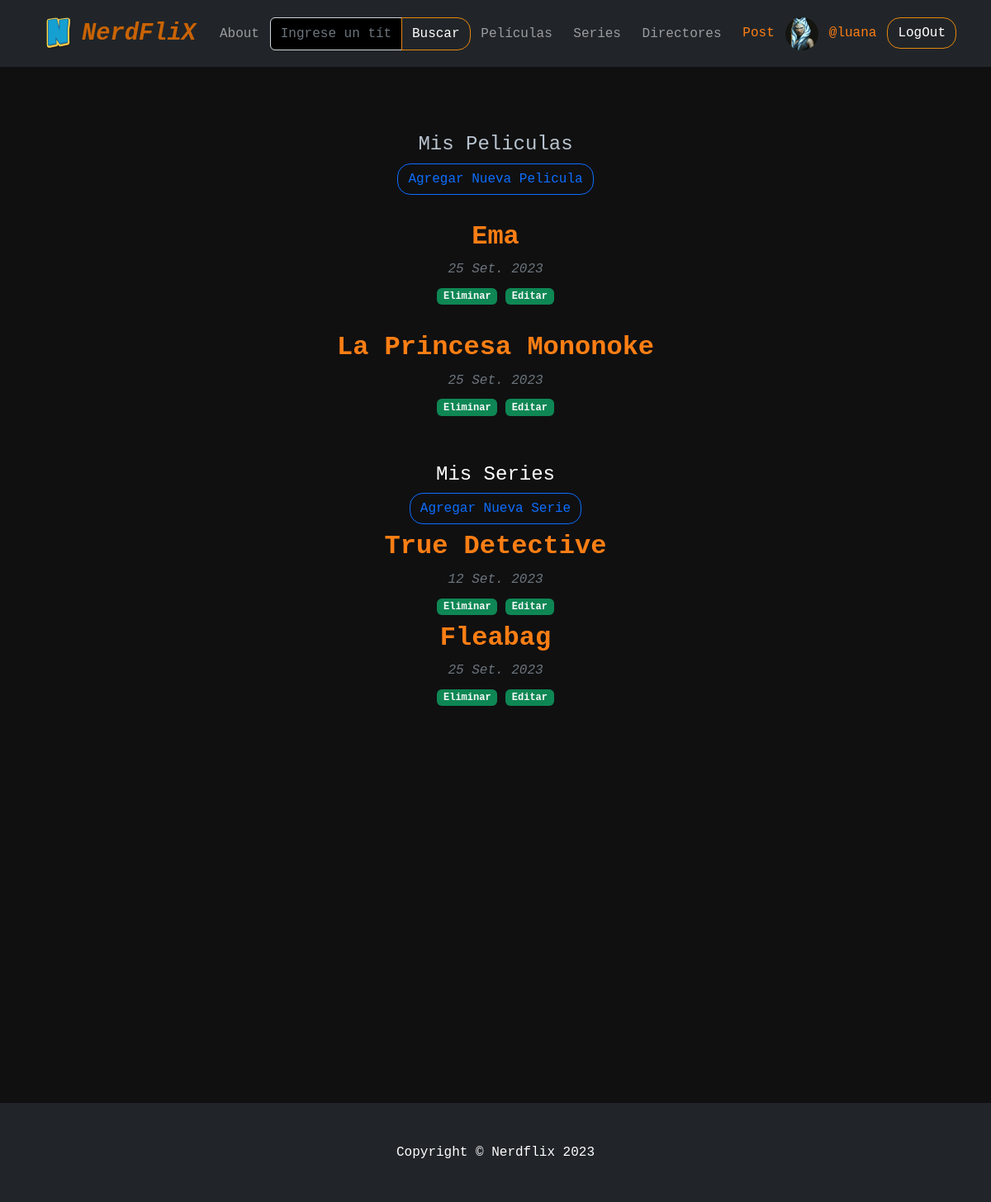
Screenshot of /user-post-lista/ (signed in) with the database file from the repository.
### AppCoder/models.py (models this page shows, shortened)
class Perfil(models.Model):
    user =models.OneToOneField(User,on_delete=models.CASCADE)
    avatar=models.ImageField(null=True,blank=True)
    imagen=models.ImageField(null=True,blank=True)
    bio=models.TextField(null=True,blank=True)
    fecha_nac = models.DateField(null=True,blank=True,verbose_name='Fecha de nacimiento')
    ciudad=models.CharField(max_length=200,null=True,blank=True)
    pais=models.CharField(max_length=200,null=True,blank=True)
    web=models.URLField(max_length=200,null=True,blank=True)
    redes=models.URLField(max_length=200,null=True,blank=True)

class Peliculas(models.Model):
    titulo =models.CharField(max_length=50)
    slug = models.SlugField(unique=True,null=True)
    fecha_creacion=models.DateField(auto_now_add=True)
    genero= models.ManyToManyField(Generos)
    año=models.IntegerField(blank=True,null=True)
    director = models.ForeignKey(Directores,on_delete=models.CASCADE,null=True)
    reseña = models.TextField(null=True)
    autor_reseña= models.ForeignKey(User,on_delete=models.CASCADE,null=True)
    cover = models.ImageField(null=True)
    imagen = models.ImageField(null=True )
    video_link = EmbedVideoField(blank=True,null=True)
    destacada= models.BooleanField(default=False)

class Series(models.Model):
    titulo =models.CharField(max_length=50)
    slug = models.SlugField(unique=True,null=True)
    fecha_creacion=models.DateField(auto_now_add=True)
    genero= models.ManyToManyField(Generos)
    año=models.IntegerField(null=True)
    temporadas= models.IntegerField(null=True)
    reseña = models.TextField(null=True)
    autor_reseña= models.ForeignKey(User,on_delete=models.CASCADE,null=True)
    cover = models.ImageField(null=True)
    imagen = models.ImageField(null=True)
    video_link = EmbedVideoField(blank=True,null=True)
    destacada= models.BooleanField(default=False)

### AppCoder/views.py (the view)
# urls.py: path('user-post-lista/', UserPostLista.as_view(),name='userPostLista'),
class UserPostLista(ListView):
    model= User
    template_name= 'AppCoder/user_post_lista.html'
    context_object_name = 'peliculas'
    context_object_name = 'series'
    def get_context_data(self, **kwargs):
        query= self.request.user.id
        context = super().get_context_data(**kwargs)
        context['peliculas']=Peliculas.objects.filter(autor_reseña_id=query)
        context['series']=Series.objects.filter(autor_reseña_id=query)
        return context

### AppCoder/context_processors.py (called while the page is built)
def generos_contexto(request):
    generos=Generos.objects.all()
    return {
        'generos':generos
    }

### AppCoder/templates/AppCoder/user_post_lista.html (shortened to what this page needs)
{% extends "Base.html" %}
{% block contenidoQueCambia %}
<br>
<br>
<br>
<div class="page-header d-flex align-items-center">
    <div class="container position">
      <div class="row justify-content-center">
          <div class="col-lg-6 ">
            <div class="text-decoration-none text-center">
                <div class="header"><h4>Mis Peliculas</h4></div>
                <a class=" btn btn-outline-primary" href="{% url 'peliculasFormulario' %}" ><h8>Agregar Nueva Pelicula</h8></a>
            </div>
            <br>
        {% for pelicula in peliculas %}
    <div class="text-decoration-none text-center">
            <h2><a class="fw-bolder mb-1" href="{% url 'peliculas_detalle' pelicula.slug %}">{{ pelicula.titulo }}</a></h2>
            <div class="text-muted fst-italic mb-2"> {{ pelicula.fecha_creacion}} </div>
            <div type="button" class="badge bg-secondary text-decoration-none link-light"data-bs-toggle="modal" data-bs-target="#exampleModal{{pelicula.id}}">
                Eliminar
            </div>
            <a class="badge bg-secondary text-decoration-none link-light" href="{% url 'EditarPeliculas' pelicula.id %}">Editar </a>
            <br>
            <br>
        {% endfor %}
        <br>
            <div class=" text-white text-center" >
                <div class="card-header"><h4>Mis Series</h4></div>
                <a class=" btn btn-outline-primary" href="{% url 'seriesFormulario' %}"><h8>Agregar Nueva Serie</h8></a>
            </div>
        {% for serie in series %}
        <h2><a class="fw-bolder mb-1" href="{% url 'series_detalle' serie.slug %}">{{ serie.titulo }}</a></h2>
        <div class="text-muted fst-italic mb-2"> {{ serie.fecha_creacion}}</div>
       <div type="button" class="badge bg-secondary  link-light"data-bs-toggle="modal" data-bs-target="#exampleModal{{serie.id}}">
            Eliminar
        </div>
        <a class="badge bg-secondary text-decoration-none link-light" href="{% url 'EditarSeries' serie.id %}">Editar </a>
        <br>
        {% endfor %}
    </div>
</div>
        </div>
      </div>
    </div>
</div>
<br>
<br>
<br>
<br>
<br>
<br>
<br>
<br>
<br>
<br>
<br>
<br>
<br>
<br>
<br>
<br>
<br>
<br>
<br>
<br>
{% endblock %}

### AppCoder/templates/navbar.html (shortened to what this page needs)
{% load static %}
 <nav class="navbar navbar-expand-lg navbar-dark bg-dark">
    <div class="container">
        <img id="logo" src="{% static 'AppCoder/IMG/pngwing.com.png' %}" >
        <a class="navbar-brand" href="{% url 'inicio' %}"><i><b>NerdFliX</b></i> </a>
        <div class="collapse navbar-collapse" id="navbarSupportedContent">
            <ul class="navbar-nav ms-auto mb-4 mb-lg-0">
                <li class="nav-item"><a class="nav-link" href="{% url 'about' %}">About</a></li>
                 <form class="input-group" action="{% url 'busqueda' %}" method="get">
                        <input name = "titulo" class="form-control" type="text" placeholder="Ingrese un título..." aria-label="Enter search term..." aria-describedby="button-search" />
                        <button class="btn btn-primary" id="button-search" type="submit">Buscar</button>
                    </form>
                <li class="nav-item"><a class="nav-link" href="{% url 'peliculas' %}">Películas</a></li>
                <li class="nav-item"><a class="nav-link" href="{% url 'series' %}">Series</a></li>
                <li class="nav-item"><a class="nav-link" href="{% url 'directores' %}">Directores</a></li>
                <li class="nav-item dropdown">
                    <button class="btn btn-dark dropdown" data-bs-toggle="dropdown" aria-expanded="false">
                    Post
                    </button>
                </li>
                {% if request.user.is_authenticated %}
                {% if request.user.perfil.avatar %}
                    <img class="rounded-circle"  height="40px" width="40px"  src={{request.user.perfil.avatar.url}}   alt="..." />
                    {%endif%}
                        <li class="nav-item dropdown">
                    <button class="btn btn-dark dropdown" data-bs-toggle="dropdown" aria-expanded="false">
                     @{{request.user}}
                    </button>
                    </li>
                    <li class="nav-item"><a class="btn btn-primary" href="{% url 'logout' %}">LogOut</a></li>
                {% else %}
                    <li class="nav-item"><a class="btn btn-primary" href="{% url 'login' %}">LogIN</a></li>
                {% endif%}
            </ul>
        </div>
    </div>
</nav>

### rows the page displays
Peliculas: titulo "Ema", fecha_creacion "25 Set. 2023"
Peliculas: titulo "La Princesa Mononoke", fecha_creacion "25 Set. 2023"
Series: titulo "True Detective", fecha_creacion "12 Set. 2023"
Series: titulo "Fleabag", fecha_creacion "25 Set. 2023"

### other values shown
{{ request.user }} "luana"
